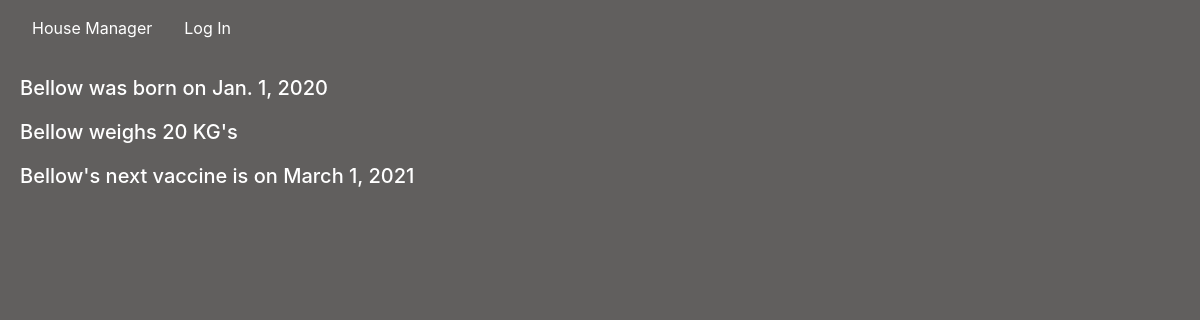
Page /dogs/Bellow on the committed database.
### housemanager/models.py (models this page shows, shortened)
class Dogs(models.Model):
    dog_name = models.CharField(max_length=200)
    dog_birthdate = models.DateField(auto_now=False, auto_now_add=False)
    dog_weight = models.IntegerField(default=0)
    def __str__(self):
        return f"{self.dog_name}"

class Vaccine(models.Model):
    vaccine_dog = models.ForeignKey(Dogs, on_delete=models.CASCADE)
    vaccine_type = models.CharField(max_length=200)
    vaccine_lastdate = models.DateField(auto_now=False, auto_now_add=False)
    vaccine_duedate = models.DateField(auto_now=False, auto_now_add=False)

### housemanager/views.py (the view)
# urls.py: path("dogs/<str:name>", views.dog_name, name="dog_name"),
def dog_name(request, name):
    dog_details = Dogs.objects.filter(dog_name=name)
    dog_id = Dogs.objects.get(dog_name = name)
    try:
        dog_vac = Vaccine.objects.get(vaccine_dog = dog_id)
        return render(request, "housemanager/dog_name.html", {
        "dog_details": dog_details,
        "vaccine": dog_vac
    })
    except:
        return render(request, "housemanager/dog_name.html", {
        "dog_details": dog_details,
        })

### housemanager/templates/housemanager/dog_name.html
{% extends "housemanager/layout.html" %}
{% block body %}
    {% for dog_details in dog_details%}
        <h5>{{dog_details.dog_name}} was born on {{dog_details.dog_birthdate}}</h5>
        <h5>{{dog_details.dog_name}} weighs {{dog_details.dog_weight}} KG's</h5>
    {% endfor %}
    {% if vaccine %}
        <h5>{{vaccine.vaccine_dog}}'s next vaccine is on {{vaccine.vaccine_duedate}}</h5>
    {% endif %}
{% endblock %}

### housemanager/static/housemanager/styles.css (style rules this page uses)
html, body { background-color: #615f5e; margin: 0; padding: 0; display: block; }
h5, h6 { color: white; margin: 20px; }

### rows in the picture
Dogs: dog_name "Bellow", dog_birthdate "Jan. 1, 2020", dog_weight "20"
Vaccine: vaccine_dog "Bellow", vaccine_duedate "March 1, 2021"
